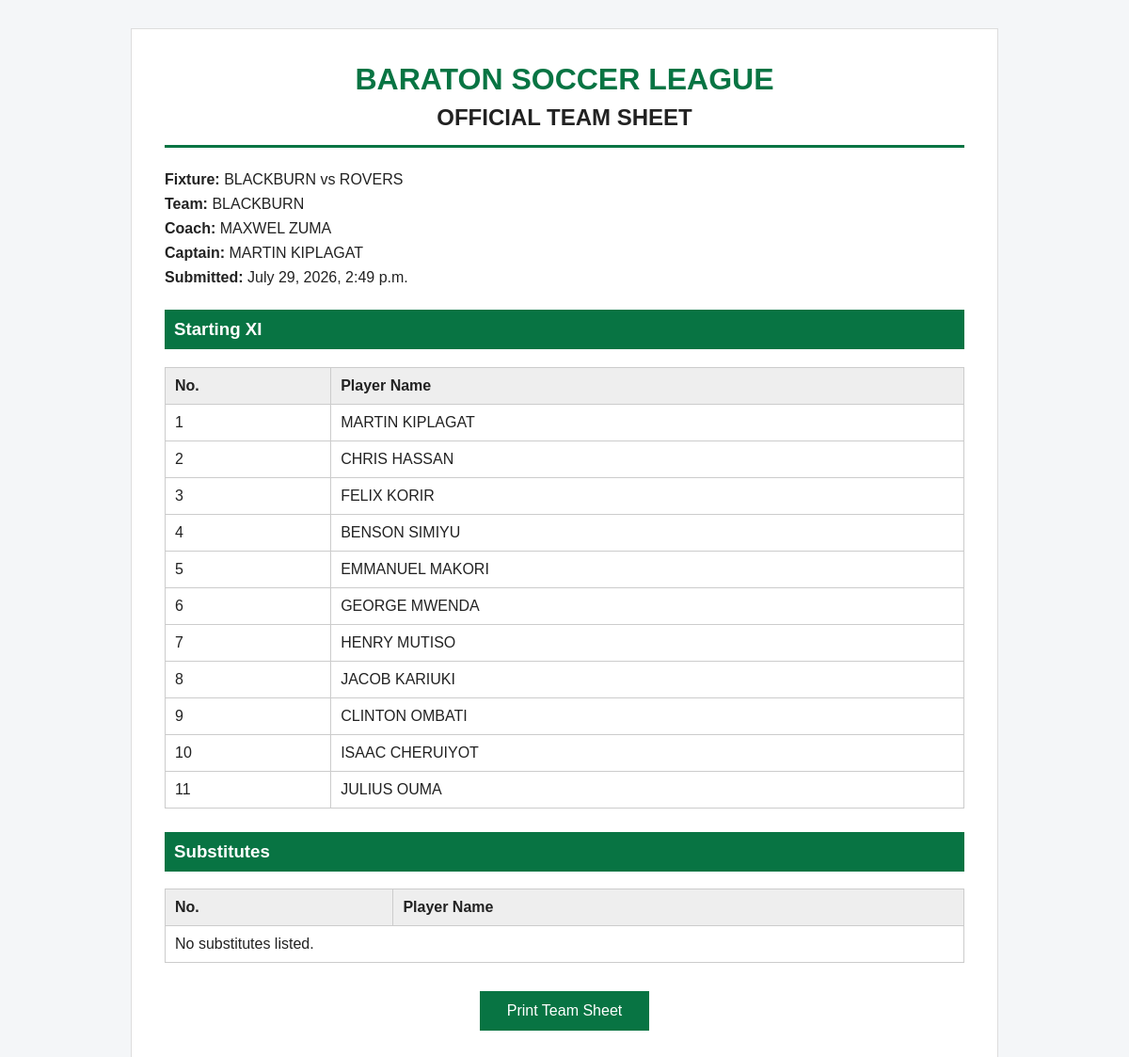
/lineups/report/3/, run on the app's committed database.
### lineups/models.py (models this page shows, shortened)
class TeamSheet(models.Model):
    fixture = models.ForeignKey(
        Match,
        on_delete=models.CASCADE
    )
    team_name = models.CharField(max_length=100)
    coach_name = models.CharField(max_length=100)
    captain_name = models.CharField(max_length=100)
    first_eleven = models.TextField()
    substitutes = models.TextField()
    submitted_at = models.DateTimeField(auto_now_add=True)
    approved = models.BooleanField(default=False)

### matches/models.py (models this page shows, shortened)
class Match(models.Model):
    STATUS_CHOICES = (
        ('Pending', 'Pending'),
        ('Live', 'Live'),
        ('Completed', 'Completed'),
    )
    home_team = models.ForeignKey(
        'teams.Team',
        on_delete=models.CASCADE,
        related_name='home_matches'
    )
    away_team = models.ForeignKey(
        'teams.Team',
        on_delete=models.CASCADE,
        related_name='away_matches'
    )
    home_score = models.IntegerField(
        default=0
    )
    away_score = models.IntegerField(
        default=0
    )
    center_referee = models.ForeignKey(
    settings.AUTH_USER_MODEL,
    on_delete=models.SET_NULL,
    null=True,
    blank=True,
    related_name='center_referee_matches'
)
    assistant_referee_one = models.ForeignKey(
    settings.AUTH_USER_MODEL,
    on_delete=models.SET_NULL,
    null=True,
    blank=True,
    related_name='assistant_referee_one_matches'
)
    assistant_referee_two = models.ForeignKey(
    settings.AUTH_USER_MODEL,
    on_delete=models.SET_NULL,
    null=True,
    blank=True,
    related_name='assistant_referee_two_matches'
)
    match_commissioner = models.ForeignKey(
    settings.AUTH_USER_MODEL,
    on_delete=models.SET_NULL,
    null=True,
    blank=True,
    related_name='commissioner_matches'
)
    venue = models.CharField(
        max_length=100
    )
    match_date = models.DateTimeField()
    status = models.CharField(
        max_length=20,
        choices=STATUS_CHOICES,
        default='Pending'
    )
    created_at = models.DateTimeField(
        auto_now_add=True
    )

### teams/models.py (models this page shows)
class Team(models.Model):
    CATEGORY_CHOICES = (
        ('Men', 'Men'),
        ('Ladies', 'Ladies'),
    )
    name = models.CharField(max_length=100)
    coach = models.ForeignKey(
    settings.AUTH_USER_MODEL,
    on_delete=models.SET_NULL,
    null=True,
    blank=True,
    limit_choices_to={'role': 'coach'}
)
    phone_number = models.CharField(
        max_length=15,
        blank=True,
        null=True
    )
    category = models.CharField(
        max_length=10,
        choices=CATEGORY_CHOICES,
        default='Men'
    )
    played = models.IntegerField(default=0)
    wins = models.IntegerField(default=0)
    draws = models.IntegerField(default=0)
    losses = models.IntegerField(default=0)
    goals_scored = models.IntegerField(default=0)
    goals_conceded = models.IntegerField(default=0)
    goal_difference = models.IntegerField(default=0)
    points = models.IntegerField(default=0)
    def __str__(self):
        return self.name

### lineups/views.py (the view)
def teamsheet_report(request, teamsheet_id):
    teamsheet = get_object_or_404(TeamSheet, id=teamsheet_id)
    first_eleven = teamsheet.first_eleven.splitlines()
    substitutes = (
    teamsheet.substitutes.splitlines()
    if teamsheet.substitutes
    else []
    )
    context = {
        'teamsheet': teamsheet,
        'first_eleven': first_eleven,
        'substitutes': substitutes
    }
    return render(request, 'lineups/teamsheet_report.html', context)

### notifications/context_processors.py (called while the page is built)
def admin_notifications(request):
    return {
        'unread_notifications':
        AdminNotification.objects.filter(
            is_read=False
        ).count()
    }

### lineups/templates/lineups/teamsheet_report.html (shortened to what this page needs)
<!DOCTYPE html>
<html lang="en">
<head>
</head>
<body>
<div class="team-sheet">
    <div class="header">
        <h1>BARATON SOCCER LEAGUE</h1>
        <h2>OFFICIAL TEAM SHEET</h2>
    </div>
    <div class="match-info">
        <p>
            <strong>Fixture:</strong>
            {{ teamsheet.fixture.home_team }}
            vs
            {{ teamsheet.fixture.away_team }}
        </p>
        <p><strong>Team:</strong> {{ teamsheet.team_name }}</p>
        <p><strong>Coach:</strong> {{ teamsheet.coach_name }}</p>
        <p><strong>Captain:</strong> {{ teamsheet.captain_name }}</p>
        <p><strong>Submitted:</strong> {{ teamsheet.submitted_at }}</p>
    </div>
    <h3 class="section-title">Starting XI</h3>
    <table>
        <thead>
            <tr>
                <th>No.</th>
                <th>Player Name</th>
            </tr>
        </thead>
        <tbody>
            {% for player in first_eleven %}
            <tr>
                <td>{{ forloop.counter }}</td>
                <td>{{ player }}</td>
            </tr>
            {% endfor %}
        </tbody>
    </table>
    <h3 class="section-title">Substitutes</h3>
    <table>
        <thead>
            <tr>
                <th>No.</th>
                <th>Player Name</th>
            </tr>
        </thead>
        <tbody>
            {% for player in substitutes %}
            <tr>
                <td>{{ forloop.counter }}</td>
                <td>{{ player }}</td>
            </tr>
            {% empty %}
            <tr>
                <td colspan="2">No substitutes listed.</td>
            </tr>
            {% endfor %}
        </tbody>
    </table>
    <button class="print-button" onclick="window.print()">
        Print Team Sheet
    </button>
</div>
</body>
</html>

### lineups/templates/lineups/teamsheet_report.html (style rules this page uses)
body { font-family: Arial, sans-serif; background: #f4f6f8; margin: 0; padding: 30px; color: #222; }
.team-sheet { max-width: 850px; margin: auto; background: white; padding: 35px; border: 1px solid #ddd; }
.header { text-align: center; border-bottom: 3px solid #087443; padding-bottom: 15px; margin-bottom: 25px; }
.header h1 { margin: 0; color: #087443; }
.header h2 { margin: 8px 0 0; }
.match-info { margin-bottom: 25px; }
.match-info p { margin: 8px 0; }
.section-title { background: #087443; color: white; padding: 10px; margin-top: 25px; }
table { width: 100%; border-collapse: collapse; margin-top: 10px; }
th, td { border: 1px solid #ccc; padding: 10px; text-align: left; }
th { background: #eeeeee; }
.print-button { display: block; width: 180px; margin: 30px auto 0; padding: 12px; background: #087443; color: white; border: none; cursor: pointer; font-size: 16px; }

### data on the page
TeamSheet: fixture.home_team "BLACKBURN", fixture.away_team "ROVERS", team_name "BLACKBURN", coach_name "MAXWEL ZUMA", captain_name "MARTIN KIPLAGAT", submitted_at "July 29, 2026, 2:49 p.m."

### other printed values
{{ player }} "MARTIN KIPLAGAT" "CHRIS HASSAN" "FELIX KORIR" "BENSON SIMIYU" "EMMANUEL MAKORI" "GEORGE MWENDA" "HENRY MUTISO" "JACOB KARIUKI" "CLINTON OMBATI" "ISAAC CHERUIYOT" "JULIUS OUMA"
